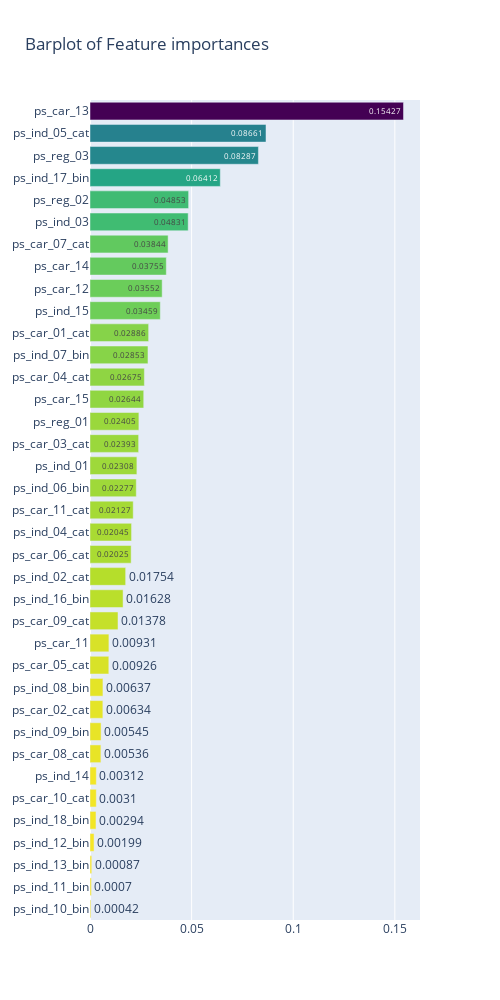

Source (notebook cell):
### Code cell
import plotly.graph_objs as go
import plotly.offline as py
py.init_notebook_mode(connected=True)

x, y = (list(x) for x in zip(*sorted(zip(rf.feature_importances_, features), 
                                                            reverse = False)))
x_lbls = [round(i,5) for i in x]

trace2 = go.Bar(
    x=x ,
    y=y,
    text=x_lbls,
    textposition='auto',
    marker=dict(
        color=x,
        colorscale = 'Viridis',
        reversescale = True
    ),
    name='Random Forest Feature importance',
    orientation='h',
)

layout = dict(
    title='Barplot of Feature importances',
     width = 500, height = 1000,
    yaxis=dict(
        showgrid=False,
        showline=False,
        showticklabels=True,
    ))

fig1 = go.Figure(data=[trace2])
fig1['layout'].update(layout)
py.iplot(fig1, filename='plots')

### Figure 1 — Plotly figure (JSON) as saved in the notebook; plotly's stock layout.template omitted (floating-point values rounded to 4 significant figures)
{"data": [{"marker": {"color": [0.0004228, 0.0006958, 0.0008675, 0.001991, 0.002944, 0.0031, 0.003122, 0.005362, 0.005455, 0.006335, 0.00637, 0.009263, 0.009305, 0.01378, 0.01628, 0.01754, 0.02025, 0.02045, 0.02127, 0.02277, 0.02308, 0.02393, 0.02405, 0.02644, 0.02675, 0.02853, 0.02886, 0.03459, 0.03552, 0.03755, 0.03844, 0.04831, 0.04853, 0.06412, 0.08287, 0.08661, 0.1543], "colorscale": [[0, "#440154"], [0.1111, "#482878"], [0.2222, "#3e4989"], [0.3333, "#31688e"], [0.4444, "#26828e"], [0.5556, "#1f9e89"], [0.6667, "#35b779"], [0.7778, "#6ece58"], [0.8889, "#b5de2b"], [1, "#fde725"]], "reversescale": true}, "name": "Random Forest Feature importance", "orientation": "h", "text": ["0.00042", "0.0007", "0.00087", "0.00199", "0.00294", "0.0031", "0.00312", "0.00536", "0.00545", "0.00634", "0.00637", "0.00926", "0.00931", "0.01378", "0.01628", "0.01754", "0.02025", "0.02045", "0.02127", "0.02277", "0.02308", "0.02393", "0.02405", "0.02644", "0.02675", "0.02853", "0.02886", "0.03459", "0.03552", "0.03755", "0.03844", "0.04831", "0.04853", "0.06412", "0.08287", "0.08661", "0.15427"], "textposition": "auto", "type": "bar", "x": [0.0004228, 0.0006958, 0.0008675, 0.001991, 0.002944, 0.0031, 0.003122, 0.005362, 0.005455, 0.006335, 0.00637, 0.009263, 0.009305, 0.01378, 0.01628, 0.01754, 0.02025, 0.02045, 0.02127, 0.02277, 0.02308, 0.02393, 0.02405, 0.02644, 0.02675, 0.02853, 0.02886, 0.03459, 0.03552, 0.03755, 0.03844, 0.04831, 0.04853, 0.06412, 0.08287, 0.08661, 0.1543], "y": ["ps_ind_10_bin", "ps_ind_11_bin", "ps_ind_13_bin", "ps_ind_12_bin", "ps_ind_18_bin", "ps_car_10_cat", "ps_ind_14", "ps_car_08_cat", "ps_ind_09_bin", "ps_car_02_cat", "ps_ind_08_bin", "ps_car_05_cat", "ps_car_11", "ps_car_09_cat", "ps_ind_16_bin", "ps_ind_02_cat", "ps_car_06_cat", "ps_ind_04_cat", "ps_car_11_cat", "ps_ind_06_bin", "ps_ind_01", "ps_car_03_cat", "ps_reg_01", "ps_car_15", "ps_car_04_cat", "ps_ind_07_bin", "ps_car_01_cat", "ps_ind_15", "ps_car_12", "ps_car_14", "ps_car_07_cat", "ps_ind_03", "ps_reg_02", "ps_ind_17_bin", "ps_reg_03", "ps_ind_05_cat", "ps_car_13"]}], "layout": {"height": 1000, "title": {"text": "Barplot of Feature importances"}, "width": 500, "yaxis": {"showgrid": false, "showline": false, "showticklabels": true}}}
